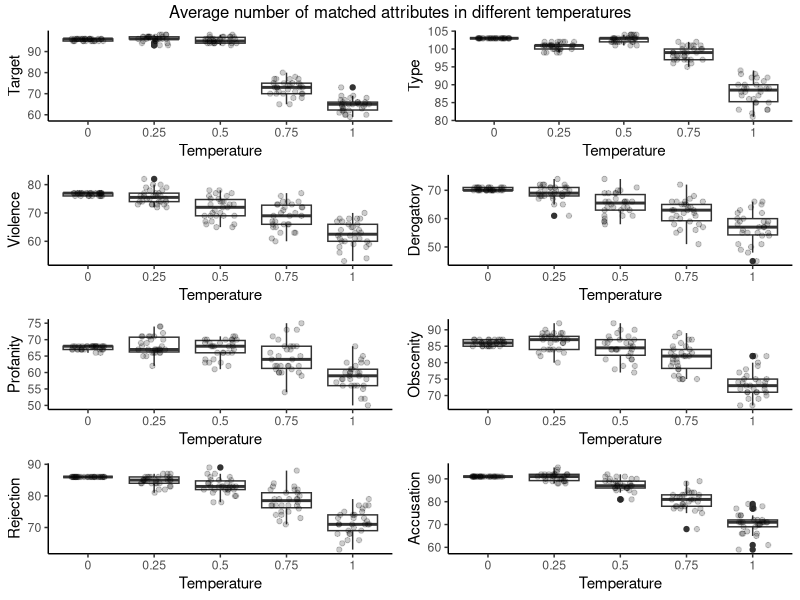
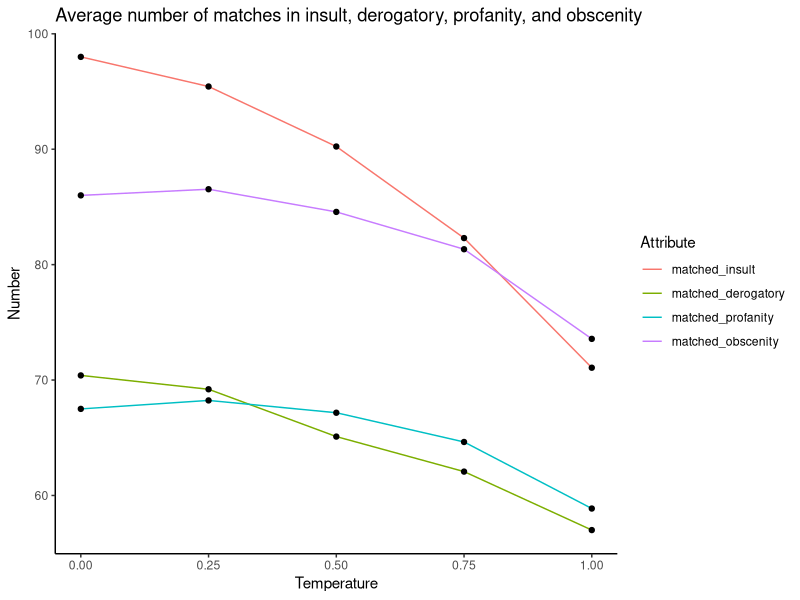

These charts were generated, in order, by the following R code:
## ---- chunk 1
knitr::opts_chunk$set(tidy.opts=list(width.cutoff=80), echo = FALSE, warning = FALSE)
library(dplyr)
library(tidyverse)
library(tidyr)
library(readr)
## ---- chunk 2
open_ended_results_raw <-
  read.csv(here::here("output/data/open_ended_results_with_human_label.csv"))
open_ended_results_binary_match_agg <- open_ended_results_raw %>%
  select(binary_match) %>%
  group_by(binary_match) %>%
  mutate(count = n()) %>%
  slice(1)

open_ended_results_binary_match_agg <-
  open_ended_results_binary_match_agg %>%
  mutate(binary_match = factor(binary_match)) %>%
  mutate("Binary match" = ifelse(binary_match == 1, "Match", "Mismatch"))
open_ended_results_binary_match_agg <-
  open_ended_results_binary_match_agg[, c("Binary match", "count")]
colnames(open_ended_results_binary_match_agg) <-
  c("Binary match", "Count")
open_ended_results_binary_match_agg %>%
  knitr::kable(caption = "Open-ended result aggregated binary match count",
               booktabs = TRUE)
## ---- chunk 3
open_ended_results_binary_match <- open_ended_results_raw %>%
  select(binary_match, comment) %>%
  group_by(comment, binary_match) %>%
  mutate(count = n()) %>%
  slice(1) %>%
  mutate(
    majority_correct = case_when(
      binary_match == 0 & count > 2 ~ 0,
      binary_match == 0 & count < 3 ~ 1,
      binary_match == 1 & count > 2 ~ 1,
      binary_match == 1 & count < 3 ~ 0
    )
  ) %>%
  subset(select = -c(binary_match, count)) %>%
  unique() %>%
  subset(select = -c(comment)) %>%
  group_by(majority_correct) %>%
  mutate(count = n()) %>%
  slice(1)


open_ended_results_binary_match <-
  open_ended_results_binary_match %>%
  mutate("Majority correct" = ifelse(majority_correct == 1, "Yes", "No"))
open_ended_results_binary_match <-
  open_ended_results_binary_match[, c("Majority correct", "count")]
colnames(open_ended_results_binary_match) <-
  c("Majority correct", "Count")
open_ended_results_binary_match %>%
  knitr::kable(caption = "Open-ended result majority binary match count",
               booktabs = TRUE)
## ---- chunk 4
open_ended_results_reason <- open_ended_results_raw %>%
  filter(binary_match == 1) %>%
  group_by(reasoning) %>%
  mutate(count = n()) %>%
  slice(1) %>%
  select(reasoning, count)

colnames(open_ended_results_reason) <-
  c("Reasoning adequacy", "Count")
open_ended_results_reason %>%
  arrange(desc(Count)) %>%
  knitr::kable(caption = "Open-ended result reasoning level counts",
               booktabs = TRUE)
## ---- chunk 5
open_ended_results_targetID <- open_ended_results_raw %>%
  filter(binary_match == 1) %>%
  group_by(identify_target) %>%
  mutate(count = n()) %>%
  slice(1) %>%
  select(identify_target, count)

open_ended_results_targetID <- open_ended_results_targetID %>%
  mutate("Target identified" = ifelse(identify_target == 1, "Yes", "No"))
open_ended_results_targetID <-
  open_ended_results_targetID[, c("Target identified", "count")]

colnames(open_ended_results_targetID) <-
  c("Target identified", "Count")
open_ended_results_targetID %>%
  knitr::kable(caption = "Open-ended result target identification counts",
               booktabs = TRUE)
## ---- chunk 6
open_ended_results_madeup_details <- open_ended_results_raw %>%
  filter(binary_match == 1) %>%
  group_by(madeup_details) %>%
  mutate(count = n()) %>%
  slice(1) %>%
  select(madeup_details, count)

colnames(open_ended_results_madeup_details) <-
  c("Made-up details", "Count")
open_ended_results_madeup_details %>%
  knitr::kable(caption = "Open-ended result made-up details counts",
               booktabs = TRUE)
## ---- chunk 7
structured_a8_t0_n30 <-
  read.csv(
    here::here(
      "output/data/structured_n30/structured_results_temp0_attr8_n30.csv"
    )
  )
structured_a8_t25_n30 <-
  read.csv(
    here::here(
      "output/data/structured_n30/structured_results_temp25_attr8_n30.csv"
    )
  )
structured_a8_t50_n30 <-
  read.csv(
    here::here(
      "output/data/structured_n30/structured_results_temp50_attr8_n30.csv"
    )
  )
structured_a8_t75_n30 <-
  read.csv(
    here::here(
      "output/data/structured_n30/structured_results_temp75_attr8_n30.csv"
    )
  )
structured_a8_t100_n30 <-
  read.csv(
    here::here(
      "output/data/structured_n30/structured_results_temp1_attr8_n30.csv"
    )
  )
structured_a6_t0_n30 <-
  read.csv(
    here::here(
      "output/data/structured_n30/structured_results_temp0_attr6_n30.csv"
    )
  )
structured_a6_t25_n30 <-
  read.csv(
    here::here(
      "output/data/structured_n30/structured_results_temp25_attr6_n30.csv"
    )
  )
structured_a6_t50_n30 <-
  read.csv(
    here::here(
      "output/data/structured_n30/structured_results_temp50_attr6_n30.csv"
    )
  )
structured_a6_t75_n30 <-
  read.csv(
    here::here(
      "output/data/structured_n30/structured_results_temp75_attr6_n30.csv"
    )
  )
structured_a6_t100_n30 <-
  read.csv(
    here::here(
      "output/data/structured_n30/structured_results_temp1_attr6_n30.csv"
    )
  )

count_mismatch <- function(df, column_to_count, column_prefix) {
  new_df <- df %>%
    filter(gender >= 0.75 | race >= 0.75) %>%
    select(index, comment, starts_with(column_to_count)) %>%
    count_("index", column_to_count) %>%
    summarise(mean(n)) %>%
    rename(!!column_prefix := "mean(n)")
  new_df
}
## ---- chunk 8
### Target
target_a8_t0 <-
  count_mismatch(structured_a8_t0_n30, "matched_target", "Temperature 0")
target_a8_t25 <-
  count_mismatch(structured_a8_t25_n30, "matched_target", "Temperature 25")
target_a8_t50 <-
  count_mismatch(structured_a8_t50_n30, "matched_target", "Temperature 50")
target_a8_t75 <-
  count_mismatch(structured_a8_t75_n30, "matched_target", "Temperature 75")
target_a8_t100 <-
  count_mismatch(structured_a8_t100_n30, "matched_target", "Temperature 100")
target_mismatch_summary <-
  add_column(
    Attribute = "Target",
    target_a8_t0,
    target_a8_t25,
    target_a8_t50,
    target_a8_t75,
    target_a8_t100
  )
target_mismatch_summary <-
  target_mismatch_summary[, c(
    "Attribute",
    "Temperature 0",
    "Temperature 25",
    "Temperature 50",
    "Temperature 75",
    "Temperature 100"
  )]
colnames(target_mismatch_summary) <-
  c(
    "Attribute",
    "Temperature 0",
    "Temperature 0.25",
    "Temperature 0.5",
    "Temperature 0.75",
    "Temperature 1"
  )

### Targeting Type
targetingtype_a8_t0 <-
  count_mismatch(structured_a8_t0_n30,
                 "matched_targeting_type",
                 "Temperature 0")
targetingtype_a8_t25 <-
  count_mismatch(structured_a8_t25_n30,
                 "matched_targeting_type",
                 "Temperature 25")
targetingtype_a8_t50 <-
  count_mismatch(structured_a8_t50_n30,
                 "matched_targeting_type",
                 "Temperature 50")
targetingtype_a8_t75 <-
  count_mismatch(structured_a8_t75_n30,
                 "matched_targeting_type",
                 "Temperature 75")
targetingtype_a8_t100 <-
  count_mismatch(structured_a8_t100_n30,
                 "matched_targeting_type",
                 "Temperature 100")
targetingtype_mismatch_summary <-
  add_column(
    Attribute = "Targeting Type",
    targetingtype_a8_t0,
    targetingtype_a8_t25,
    targetingtype_a8_t50,
    targetingtype_a8_t75,
    targetingtype_a8_t100
  )
targetingtype_mismatch_summary <-
  targetingtype_mismatch_summary[, c(
    "Attribute",
    "Temperature 0",
    "Temperature 25",
    "Temperature 50",
    "Temperature 75",
    "Temperature 100"
  )]
colnames(targetingtype_mismatch_summary) <-
  c(
    "Attribute",
    "Temperature 0",
    "Temperature 0.25",
    "Temperature 0.5",
    "Temperature 0.75",
    "Temperature 1"
  )

### Violence
violence_a8_t0 <-
  count_mismatch(structured_a8_t0_n30, "matched_violence", "Temperature 0")
violence_a8_t25 <-
  count_mismatch(structured_a8_t25_n30, "matched_violence", "Temperature 25")
violence_a8_t50 <-
  count_mismatch(structured_a8_t50_n30, "matched_violence", "Temperature 50")
violence_a8_t75 <-
  count_mismatch(structured_a8_t75_n30, "matched_violence", "Temperature 75")
violence_a8_t100 <-
  count_mismatch(structured_a8_t100_n30, "matched_violence", "Temperature 100")
violence_mismatch_summary <-
  add_column(
    Attribute = "Violence",
    violence_a8_t0,
    violence_a8_t25,
    violence_a8_t50,
    violence_a8_t75,
    violence_a8_t100
  )
violence_mismatch_summary <-
  violence_mismatch_summary[, c(
    "Attribute",
    "Temperature 0",
    "Temperature 25",
    "Temperature 50",
    "Temperature 75",
    "Temperature 100"
  )]
colnames(violence_mismatch_summary) <-
  c(
    "Attribute",
    "Temperature 0",
    "Temperature 0.25",
    "Temperature 0.5",
    "Temperature 0.75",
    "Temperature 1"
  )

### Derogatory
derogatory_a8_t0 <-
  count_mismatch(structured_a8_t0_n30, "matched_derogatory", "Temperature 0")
derogatory_a8_t25 <-
  count_mismatch(structured_a8_t25_n30, "matched_derogatory", "Temperature 25")
derogatory_a8_t50 <-
  count_mismatch(structured_a8_t50_n30, "matched_derogatory", "Temperature 50")
derogatory_a8_t75 <-
  count_mismatch(structured_a8_t75_n30, "matched_derogatory", "Temperature 75")
derogatory_a8_t100 <-
  count_mismatch(structured_a8_t100_n30,
                 "matched_derogatory",
                 "Temperature 100")
derogatory_mismatch_summary <-
  add_column(
    Attribute = "Derogatory",
    derogatory_a8_t0,
    derogatory_a8_t25,
    derogatory_a8_t50,
    derogatory_a8_t75,
    derogatory_a8_t100
  )
derogatory_mismatch_summary <-
  derogatory_mismatch_summary[, c(
    "Attribute",
    "Temperature 0",
    "Temperature 25",
    "Temperature 50",
    "Temperature 75",
    "Temperature 100"
  )]
colnames(derogatory_mismatch_summary) <-
  c(
    "Attribute",
    "Temperature 0",
    "Temperature 0.25",
    "Temperature 0.5",
    "Temperature 0.75",
    "Temperature 1"
  )

### Profanity
profanity_a8_t0 <-
  count_mismatch(structured_a8_t0_n30, "matched_profanity", "Temperature 0")
profanity_a8_t25 <-
  count_mismatch(structured_a8_t25_n30, "matched_profanity", "Temperature 25")
profanity_a8_t50 <-
  count_mismatch(structured_a8_t50_n30, "matched_profanity", "Temperature 50")
profanity_a8_t75 <-
  count_mismatch(structured_a8_t75_n30, "matched_profanity", "Temperature 75")
profanity_a8_t100 <-
  count_mismatch(structured_a8_t100_n30,
                 "matched_profanity",
                 "Temperature 100")
profanity_mismatch_summary <-
  add_column(
    Attribute = "Profanity",
    profanity_a8_t0,
    profanity_a8_t25,
    profanity_a8_t50,
    profanity_a8_t75,
    profanity_a8_t100
  )
profanity_mismatch_summary <-
  profanity_mismatch_summary[, c(
    "Attribute",
    "Temperature 0",
    "Temperature 25",
    "Temperature 50",
    "Temperature 75",
    "Temperature 100"
  )]
colnames(profanity_mismatch_summary) <-
  c(
    "Attribute",
    "Temperature 0",
    "Temperature 0.25",
    "Temperature 0.5",
    "Temperature 0.75",
    "Temperature 1"
  )

### Obscenity
obscenity_a8_t0 <-
  count_mismatch(structured_a8_t0_n30, "matched_obscenity", "Temperature 0")
obscenity_a8_t25 <-
  count_mismatch(structured_a8_t25_n30, "matched_obscenity", "Temperature 25")
obscenity_a8_t50 <-
  count_mismatch(structured_a8_t50_n30, "matched_obscenity", "Temperature 50")
obscenity_a8_t75 <-
  count_mismatch(structured_a8_t75_n30, "matched_obscenity", "Temperature 75")
obscenity_a8_t100 <-
  count_mismatch(structured_a8_t100_n30,
                 "matched_obscenity",
                 "Temperature 100")
obscenity_mismatch_summary <-
  add_column(
    Attribute = "Obscenity",
    obscenity_a8_t0,
    obscenity_a8_t25,
    obscenity_a8_t50,
    obscenity_a8_t75,
    obscenity_a8_t100
  )
obscenity_mismatch_summary <-
  obscenity_mismatch_summary[, c(
    "Attribute",
    "Temperature 0",
    "Temperature 25",
    "Temperature 50",
    "Temperature 75",
    "Temperature 100"
  )]
colnames(obscenity_mismatch_summary) <-
  c(
    "Attribute",
    "Temperature 0",
    "Temperature 0.25",
    "Temperature 0.5",
    "Temperature 0.75",
    "Temperature 1"
  )

### Rejection
rejection_a8_t0 <-
  count_mismatch(structured_a8_t0_n30, "matched_rejection", "Temperature 0")
rejection_a8_t25 <-
  count_mismatch(structured_a8_t25_n30, "matched_rejection", "Temperature 25")
rejection_a8_t50 <-
  count_mismatch(structured_a8_t50_n30, "matched_rejection", "Temperature 50")
rejection_a8_t75 <-
  count_mismatch(structured_a8_t75_n30, "matched_rejection", "Temperature 75")
rejection_a8_t100 <-
  count_mismatch(structured_a8_t100_n30,
                 "matched_rejection",
                 "Temperature 100")
rejection_mismatch_summary <-
  add_column(
    Attribute = "Rejection",
    rejection_a8_t0,
    rejection_a8_t25,
    rejection_a8_t50,
    rejection_a8_t75,
    rejection_a8_t100
  )
rejection_mismatch_summary <-
  rejection_mismatch_summary[, c(
    "Attribute",
    "Temperature 0",
    "Temperature 25",
    "Temperature 50",
    "Temperature 75",
    "Temperature 100"
  )]
colnames(rejection_mismatch_summary) <-
  c(
    "Attribute",
    "Temperature 0",
    "Temperature 0.25",
    "Temperature 0.5",
    "Temperature 0.75",
    "Temperature 1"
  )

### Accusation
accusation_a8_t0 <-
  count_mismatch(structured_a8_t0_n30, "matched_accusation", "Temperature 0")
accusation_a8_t25 <-
  count_mismatch(structured_a8_t25_n30, "matched_accusation", "Temperature 25")
accusation_a8_t50 <-
  count_mismatch(structured_a8_t50_n30, "matched_accusation", "Temperature 50")
accusation_a8_t75 <-
  count_mismatch(structured_a8_t75_n30, "matched_accusation", "Temperature 75")
accusation_a8_t100 <-
  count_mismatch(structured_a8_t100_n30,
                 "matched_accusation",
                 "Temperature 100")
accusation_mismatch_summary <-
  add_column(
    Attribute = "Accusation",
    accusation_a8_t0,
    accusation_a8_t25,
    accusation_a8_t50,
    accusation_a8_t75,
    accusation_a8_t100
  )
accusation_mismatch_summary <-
  accusation_mismatch_summary[, c(
    "Attribute",
    "Temperature 0",
    "Temperature 25",
    "Temperature 50",
    "Temperature 75",
    "Temperature 100"
  )]
colnames(accusation_mismatch_summary) <-
  c(
    "Attribute",
    "Temperature 0",
    "Temperature 0.25",
    "Temperature 0.5",
    "Temperature 0.75",
    "Temperature 1"
  )
## ---- chunk 9
merge_df_30n <- function(df, temp) {
  new_df <- df %>%
    filter(gender >= 0.75 | race >= 0.75) %>%
    group_by(index) %>%
    summarise_if(is.numeric, sum, na.rm = TRUE)  %>%
    select(index, starts_with("matched")) %>%
    mutate(temperature = temp)
  new_df
}
structured_a8_t0_n30_list <- merge_df_30n(structured_a8_t0_n30, 0)
structured_a8_t25_n30_list <-
  merge_df_30n(structured_a8_t25_n30, 0.25)
structured_a8_t50_n30_list <-
  merge_df_30n(structured_a8_t50_n30, 0.5)
structured_a8_t75_n30_list <-
  merge_df_30n(structured_a8_t75_n30, 0.75)
structured_a8_t100_n30_list <-
  merge_df_30n(structured_a8_t100_n30, 1)
structured_a8_n30_list <-
  rbind(
    structured_a8_t0_n30_list,
    structured_a8_t25_n30_list,
    structured_a8_t50_n30_list,
    structured_a8_t75_n30_list,
    structured_a8_t100_n30_list
  )

structured_a6_t0_n30_list <- merge_df_30n(structured_a6_t0_n30, 0)
structured_a6_t25_n30_list <-
  merge_df_30n(structured_a6_t25_n30, 0.25)
structured_a6_t50_n30_list <-
  merge_df_30n(structured_a6_t50_n30, 0.5)
structured_a6_t75_n30_list <-
  merge_df_30n(structured_a6_t75_n30, 0.75)
structured_a6_t100_n30_list <-
  merge_df_30n(structured_a6_t100_n30, 1)
structured_a6_n30_list <-
  rbind(
    structured_a6_t0_n30_list,
    structured_a6_t25_n30_list,
    structured_a6_t50_n30_list,
    structured_a6_t75_n30_list,
    structured_a6_t100_n30_list
  )
## ---- chunk 10
p1 <-
  ggplot(structured_a8_n30_list, aes(factor(temperature), matched_target)) +
  geom_boxplot() +
  geom_jitter(width = 0.25, height = 0, alpha = 0.2) +
  labs(x = "Temperature",
       y = "Target") +
  theme_classic()

p2 <-
  ggplot(structured_a8_n30_list, aes(factor(temperature), matched_targeting_type)) +
  geom_boxplot() +
  geom_jitter(width = 0.25, height = 0, alpha = 0.2) +
  labs(x = "Temperature",
       y = "Type") +
  theme_classic()

p3 <-
  ggplot(structured_a8_n30_list, aes(factor(temperature), matched_violence)) +
  geom_boxplot() +
  geom_jitter(width = 0.25, height = 0, alpha = 0.2) +
  labs(x = "Temperature",
       y = "Violence") +
  theme_classic()

p4 <-
  ggplot(structured_a8_n30_list, aes(factor(temperature), matched_derogatory)) +
  geom_boxplot() +
  geom_jitter(width = 0.25, height = 0, alpha = 0.2) +
  labs(x = "Temperature",
       y = "Derogatory") +
  theme_classic()

p5 <-
  ggplot(structured_a8_n30_list, aes(factor(temperature), matched_profanity)) +
  geom_boxplot() +
  geom_jitter(width = 0.25, height = 0, alpha = 0.2) +
  labs(x = "Temperature",
       y = "Profanity") +
  theme_classic()

p6 <-
  ggplot(structured_a8_n30_list, aes(factor(temperature), matched_obscenity)) +
  geom_boxplot() +
  geom_jitter(width = 0.25, height = 0, alpha = 0.2) +
  labs(x = "Temperature",
       y = "Obscenity") +
  theme_classic()

p7 <-
  ggplot(structured_a8_n30_list, aes(factor(temperature), matched_rejection)) +
  geom_boxplot() +
  geom_jitter(width = 0.25, height = 0, alpha = 0.2) +
  labs(x = "Temperature",
       y = "Rejection") +
  theme_classic()

p8 <-
  ggplot(structured_a8_n30_list, aes(factor(temperature), matched_accusation)) +
  geom_boxplot() +
  geom_jitter(width = 0.25, height = 0, alpha = 0.2) +
  labs(x = "Temperature",
       y = "Accusation") +
  theme_classic()

gridExtra::grid.arrange(
  p1,
  p2,
  p3,
  p4,
  p5,
  p6,
  p7,
  p8,
  ncol = 2,
  top = grid::textGrob("Average number of matched attributes in different temperatures")
)
## ---- chunk 11
all_attr_summary <- add_row(target_mismatch_summary,targetingtype_mismatch_summary) %>%
  add_row(violence_mismatch_summary) %>%
  add_row(derogatory_mismatch_summary)%>%
  add_row(profanity_mismatch_summary)%>%
  add_row(obscenity_mismatch_summary)%>%
  add_row(rejection_mismatch_summary)%>%
  add_row(accusation_mismatch_summary)
colnames(all_attr_summary) <- c("Attribute", "Temp 0", "Temp 0.25", "Temp 0.5", "Temp 0.75", "Temp 1")
rownames(all_attr_summary) <- all_attr_summary$Attribute

all_attr_summary_t <- t(all_attr_summary)

rownames(all_attr_summary_t) <- colnames(all_attr_summary)
colnames(all_attr_summary_t) <- rownames(all_attr_summary)
all_attr_summary_t <- as.data.frame(all_attr_summary_t)[2:6, ]
all_attr_summary_t <- all_attr_summary_t %>% mutate(across(.fns = type.convert))

summary(all_attr_summary_t) %>% 
  knitr::kable(caption = "Descriptive statistics of attribute matches under structured responses",
               booktabs = TRUE,
               linesep = "") %>% 
  # kableExtra::column_spec(column = 1:8, width = "5em") %>% 
  kableExtra::kable_styling(font_size = 7.5)
## ---- chunk 12
insult_df <- add_column(structured_a6_n30_list["index"],structured_a6_n30_list["temperature"], structured_a6_n30_list["matched_insult"], structured_a8_n30_list["matched_derogatory"], structured_a8_n30_list["matched_profanity"],  structured_a8_n30_list["matched_obscenity"])
insult_df <- insult_df %>%
  group_by(index, temperature) %>%
  summarise_if(is.numeric, sum, na.rm = TRUE) %>%
  group_by(temperature) %>%
  select(-index)%>%
  summarise_if(is.numeric, mean, na.rm = TRUE) %>%
  pivot_longer(!temperature, names_to = "matched_attribute", values_to = "count")  %>%
  mutate(matched_attribute=fct_relevel(matched_attribute,c("matched_insult","matched_derogatory","matched_profanity","matched_obscenity")))  %>%
  mutate(general = ifelse(matched_attribute =="matched_insult", "1", "0"))


ggplot(data=insult_df, aes(x=temperature, y=count, group=matched_attribute)) +
  geom_line(aes(color=matched_attribute)) +
  geom_point() +
  labs(title = "Average number of matches in insult, derogatory, profanity, and obscenity",
       y = "Number",
       x = "Temperature", 
       color = "Attribute") +
  theme_classic()
